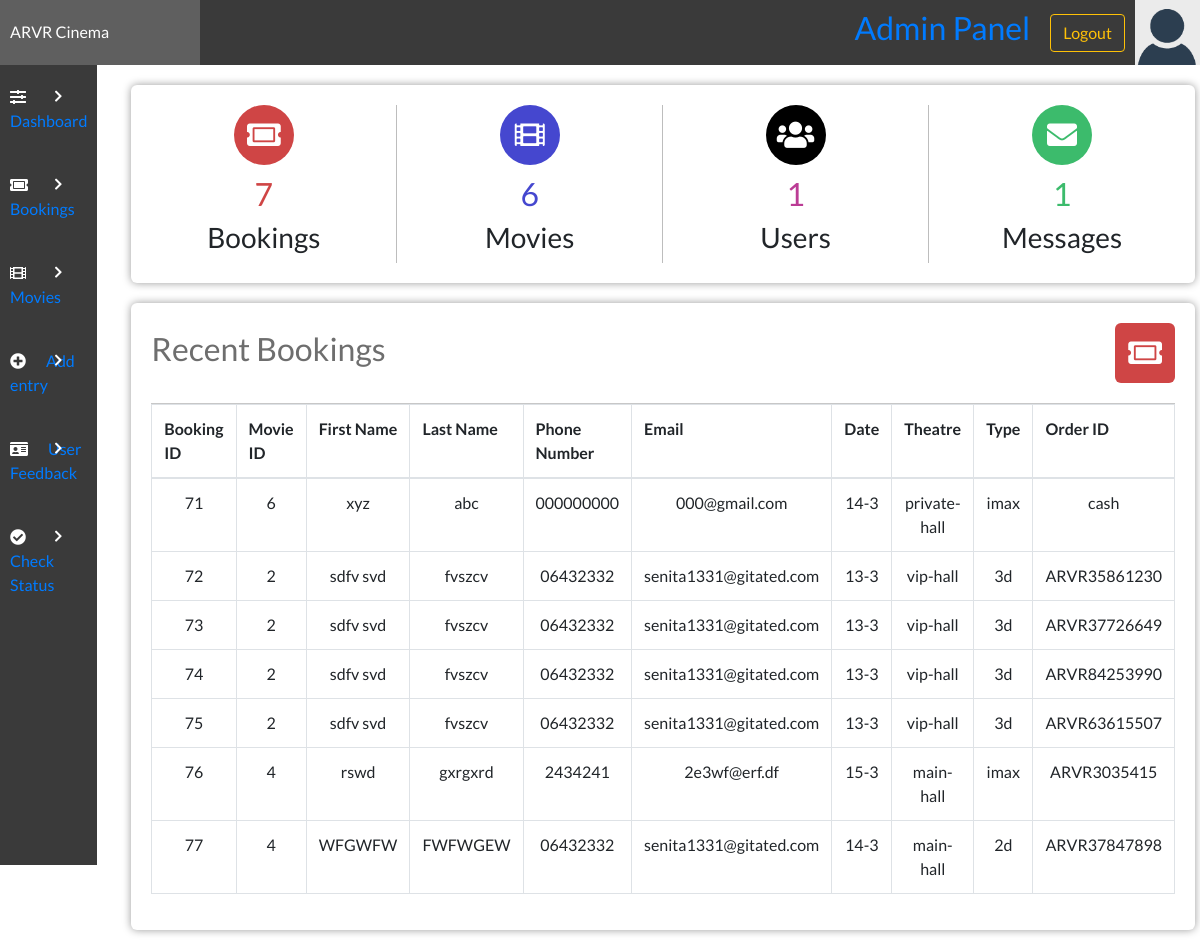
/admin/admin.php (signed in), run on the app's committed database.
### tables this page shows
CREATE TABLE `bookingtable` (
  `bookingID` int(11) NOT NULL,
  `movieID` int(11) DEFAULT NULL,
  `bookingTheatre` varchar(100) NOT NULL,
  `bookingType` varchar(100) DEFAULT NULL,
  `bookingDate` varchar(50) NOT NULL,
  `bookingTime` varchar(50) NOT NULL,
  `bookingFName` varchar(100) NOT NULL,
  `bookingLName` varchar(100) DEFAULT NULL,
  `bookingPNumber` varchar(12) NOT NULL,
  `bookingEmail` varchar(255) NOT NULL,
  `amount` varchar(255) NOT NULL,
  `ORDERID` varchar(255) NOT NULL,
  `DATE-TIME` datetime NOT NULL DEFAULT current_timestamp()
);

### admin/admin.php (the view, shortened to what this page needs)
<?php
include "config.php";
?>
<!DOCTYPE html>
<html lang="en">
<head>
    <link rel="stylesheet" href="../style/styles.css">
    <link rel="stylesheet" href="https://use.fontawesome.com/releases/v5.7.2/css/all.css">
    <link rel="stylesheet" href="https://maxcdn.bootstrapcdn.com/bootstrap/4.0.0/css/bootstrap.min.css">
    <link rel="stylesheet" href="https://cdn.datatables.net/1.10.22/css/dataTables.bootstrap4.min.css">
    <link rel="stylesheet" href="https://maxcdn.bootstrapcdn.com/bootstrap/4.0.0/css/bootstrap.min.css">
</head>
<body>
    <?php
    $sql = "SELECT * FROM bookingtable";
    $bookingsNo = mysqli_num_rows(mysqli_query($con, $sql));
    $messagesNo = mysqli_num_rows(mysqli_query($con, "SELECT * FROM feedbacktable"));
    $moviesNo = mysqli_num_rows(mysqli_query($con, "SELECT * FROM movietable"));
    $userNo = mysqli_num_rows(mysqli_query($con, "SELECT * FROM users"));
    ?>
    <?php include('header.php'); ?>
    <div class="admin-container">
        <?php include('sidebar.php'); ?>
        <div class="admin-section admin-section2">
            <div class="admin-section-column">
                <div class="admin-section-panel admin-section-stats">
                    <div class="admin-section-stats-panel">
                        <i class="fa fa-ticket-alt" style="background-color: #cf4545"></i>
                        <h2 style="color: #cf4545"><?php echo $bookingsNo ?></h2>
                        <h3>Bookings</h3>
                    </div>
                    <div class="admin-section-stats-panel">
                        <i class="fas fa-film" style="background-color: #4547cf"></i>
                        <h2 style="color: #4547cf"><?php echo $moviesNo ?></h2>
                        <h3>Movies</h3>
                    </div>
                    <div class="admin-section-stats-panel">
                        <i class="fas fa-users" style="background-color: #000000"></i>
                        <h2 style="color: #bb3c95"><?php echo $userNo ?></h2>
                        <h3>Users</h3>
                    </div>
                    <div class="admin-section-stats-panel" style="border: none">
                        <i class="fas fa-envelope" style="background-color: #3cbb6c"></i>
                        <h2 style="color: #3cbb6c"><?php echo $messagesNo ?></h2>
                        <h3>Messages</h3>
                    </div>
                </div>
                <div class="admin-section-panel admin-section-panel1">
                    <div class="admin-panel-section-header">
                        <h2>Recent Bookings</h2>
                        <i class="fas fa-ticket-alt" style="background-color: #cf4545"></i>
                    </div>
                    <div class="admin-panel-section-content">
                        <table class="table table-bordered" id="dataTable" width="100%" cellspacing="0">
                            <tr>
                                <th>Booking ID</th>
                                <th>Movie ID</th>
                                <th>First Name</th>
                                <th>Last Name</th>
                                <th>Phone Number</th>
                                <th>Email</th>
                                <th>Date</th>
                                <th>Theatre</th>
                                <th>Type</th>
                                <th>Order ID</th>
                            </tr>
                            <tbody>
                                <?php
                                $select = "SELECT * FROM `bookingtable`";
                                $run = mysqli_query($con, $select);
                                while ($row = mysqli_fetch_array($run)) {
                                    $bookingid = $row['bookingID'];
                                    $movieID = $row['movieID'];
                                    $bookingFName = $row['bookingFName'];
                                    $bookingLName = $row['bookingLName'];
                                    $mobile = $row['bookingPNumber'];
                                    $email = $row['bookingEmail'];
                                    $date = $row['bookingDate'];
                                    $theatre = $row['bookingTheatre'];
                                    $type = $row['bookingType'];
                                    $ORDERID = $row['ORDERID'];
                                ?>
                                    <tr align="center">
                                        <td><?php echo $bookingid; ?></td>
                                        <td><?php echo $movieID; ?></td>
                                        <td><?php echo $bookingFName; ?></td>
                                        <td><?php echo $bookingLName; ?></td>
                                        <td><?php echo $mobile; ?></td>
                                        <td><?php echo $email; ?></td>
                                        <td><?php echo $date; ?></td>
                                        <td><?php echo $theatre; ?></td>
                                        <td><?php echo $type; ?></td>
                                        <td><?php echo $ORDERID; ?></td>
                                    </tr>
                                <?php }
                                ?>
                            </tbody>
                        </table>
                    </div>
                </div>
            </div>
        </div>
    </div>
</body>
</html>

### style/styles.css (style rules this page uses)
* { margin: 0; padding: 0; box-sizing: border-box; font-family: "Lato", sans-serif; text-decoration: none; color: unset; }
.admin-container { display: grid; grid-template-columns: 1fr 5fr; }
.admin-section2 { display: flex; flex-wrap: wrap; padding: 0 4px; }
.admin-section-column { flex: 100%; max-width: 100%; padding: 0 30px; }
.admin-section-panel { width: 100%; vertical-align: middle; background-color: #fff; -webkit-border-radius: 6px; -moz-border-radius: 6px; border-radius: 6px; -webkit-box-shadow: 0px 0px 9px 0px rgba(0, 0, 0, 0.4); -moz-box-shadow: 0px 0px 9px 0px rgba(0, 0, 0, 0.4); box-shadow: 0px 0px 9px 0px rgba(0, 0, 0, 0.4); padding: 20px; margin: 20px 0; }
.admin-panel-section-header { display: flex; align-items: center; justify-content: flex-start; padding-bottom: 20px; border-bottom: #c7c7c7 1px solid; }
.admin-panel-section-header > h2 { color: #6e6e6e; }
.admin-panel-section-header > i { text-align: center; font-size: 30px; color: white; height: 60px; width: 60px; border-radius: 10%; line-height: 60px; transition: all 0.5s ease; margin-left: auto; cursor: pointer; }
.admin-section-stats { display: flex; padding: 20px 0; }
.admin-section-stats-panel { flex: 25%; max-width: 25%; text-align: center; border-right: #bdbdbd 1px solid; }
.admin-section-stats-panel > i { font-size: 30px; color: white; height: 60px; width: 60px; border-radius: 50%; line-height: 60px; transition: all 0.5s ease; margin-bottom: 10px; }

### data on the page
bookingtable: bookingID "71", movieID "6", bookingFName "xyz", bookingLName "abc", bookingPNumber "000000000", bookingEmail "000@gmail.com", bookingDate "14-3", bookingTheatre "private-hall", bookingType "imax", ORDERID "cash"
bookingtable: bookingID "72", movieID "2", bookingFName "sdfv svd", bookingLName "fvszcv", bookingPNumber "06432332", bookingEmail "senita1331@gitated.com", bookingDate "13-3", bookingTheatre "vip-hall", bookingType "3d", ORDERID "ARVR35861230"
bookingtable: bookingID "73", movieID "2", bookingFName "sdfv svd", bookingLName "fvszcv", bookingPNumber "06432332", bookingEmail "senita1331@gitated.com", bookingDate "13-3", bookingTheatre "vip-hall", bookingType "3d", ORDERID "ARVR37726649"
bookingtable: bookingID "74", movieID "2", bookingFName "sdfv svd", bookingLName "fvszcv", bookingPNumber "06432332", bookingEmail "senita1331@gitated.com", bookingDate "13-3", bookingTheatre "vip-hall", bookingType "3d", ORDERID "ARVR84253990"
bookingtable: bookingID "75", movieID "2", bookingFName "sdfv svd", bookingLName "fvszcv", bookingPNumber "06432332", bookingEmail "senita1331@gitated.com", bookingDate "13-3", bookingTheatre "vip-hall", bookingType "3d", ORDERID "ARVR63615507"
bookingtable: bookingID "76", movieID "4", bookingFName "rswd", bookingLName "gxrgxrd", bookingPNumber "2434241", bookingEmail "2e3wf@erf.df", bookingDate "15-3", bookingTheatre "main-hall", bookingType "imax", ORDERID "ARVR3035415"
bookingtable: bookingID "77", movieID "4", bookingFName "WFGWFW", bookingLName "FWFWGEW", bookingPNumber "06432332", bookingEmail "senita1331@gitated.com", bookingDate "14-3", bookingTheatre "main-hall", bookingType "2d", ORDERID "ARVR37847898"

### other printed values
$bookingsNo "7"
$moviesNo "6"
$userNo "1"
$messagesNo "1"
